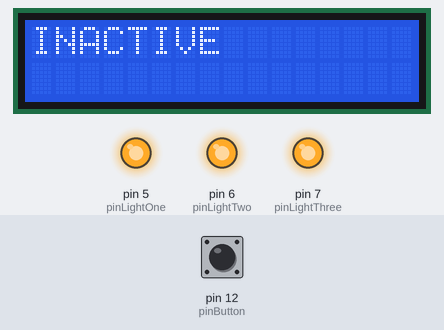
Simulated run of this sketch. Board: Arduino Uno, built with avr-gcc and run on an emulated ATmega328P. Shown: 16×2 character LCD, output pins drawn as LEDs (lit = HIGH). Dashed ring = blinking. Inputs (shaded band) come from the test bench; at power-on: pin 12 (pinButton) LOW. What the sketch prints to the serial monitor is not drawn.

Above: at 1.2 s.
1.3 s: pin 12 (pinButton) pulled HIGH for 0.15 s
At 1.47 s:
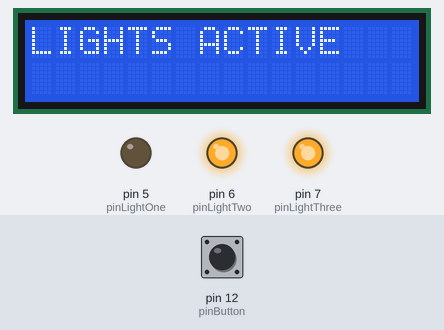
At 1.88 s:
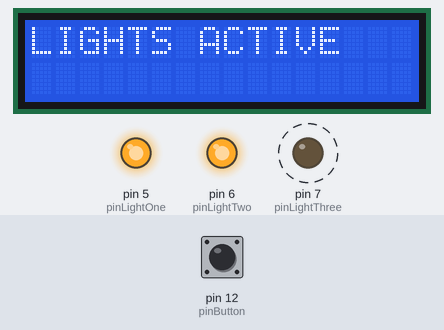
2.0 s: pin 12 (pinButton) pulled HIGH for 3.2 s
At 2.42 s:
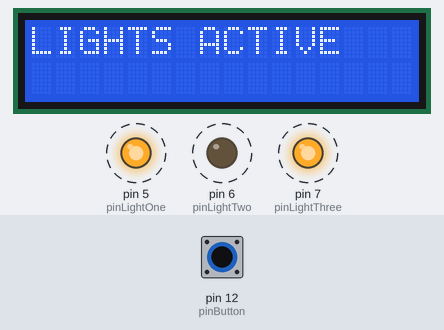
Timing chart, 0 to 7.3 s (numbered marks = the images above; inputs shaded):
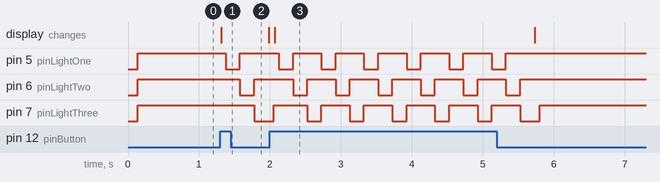

Measured:
- after the input at 1.3 s, pin 5 (pinLightOne): HIGH → LOW after 0.08 s, → HIGH 0.20 s later; pin 6 (pinLightTwo): HIGH → LOW after 0.28 s, → HIGH 0.20 s later; pin 7 (pinLightThree): HIGH → LOW after 0.48 s; the display: changes at once (image 1)
- after the input at 2.0 s, pin 5 (pinLightOne): alternates HIGH for 0.40 s and LOW for 0.20 s, 12 changes in all, then stays HIGH, starting after 0.13 s; pin 6 (pinLightTwo): alternates HIGH for 0.40 s and LOW for 0.20 s, 12 changes in all, then stays HIGH, starting after 0.33 s; the display: changes after 0.07 s (image 3)

The sketch:

MyFirstProject.ino
```cpp
#include <Wire.h>
#include <LiquidCrystal_I2C.h>

const int pinButton = 12;
const int pinLightOne = 5;
const int pinLightTwo = 6;
const int pinLightThree = 7;
int shouldWriteOn = 0;
int shouldWriteOff = 0;
int buttonState = 0;
LiquidCrystal_I2C lcd(0x27,16,2);

void setup() {
  Serial.begin(9600);
  lcd.begin();

  lcd.backlight();
  pinMode(pinButton, INPUT);
  pinMode(pinLightOne, OUTPUT);
  pinMode(pinLightTwo, OUTPUT);
  pinMode(pinLightThree, OUTPUT);
}

void loop() {
  buttonState = digitalRead(pinButton);
  Serial.println(buttonState);
  if (buttonState == 1){
    shouldWriteOff = 0;
    if (shouldWriteOn == 0){
      lcd.clear();
      lcd.println("LIGHTS ACTIVE                                                               ");
      shouldWriteOn = 1;
    }
    CycleLights();
  }
  else {
    shouldWriteOn = 0;
    if (shouldWriteOff == 0){
      lcd.clear();
      lcd.println("INACTIVE                                                                    ");
      shouldWriteOff = 1;
    }
    TurnAllLightsOff();
  }
}

void TurnAllLightsOff(){
  digitalWrite(pinLightOne, HIGH);
  digitalWrite(pinLightTwo, HIGH);
  digitalWrite(pinLightThree, HIGH);
}

void CycleLights(){
  TurnAllLightsOff();
  digitalWrite(pinLightOne, LOW);
  delay(200);
  TurnAllLightsOff();
  digitalWrite(pinLightTwo, LOW);
  delay(200);
  TurnAllLightsOff();
  digitalWrite(pinLightThree, LOW);
  delay(200);
}
```
